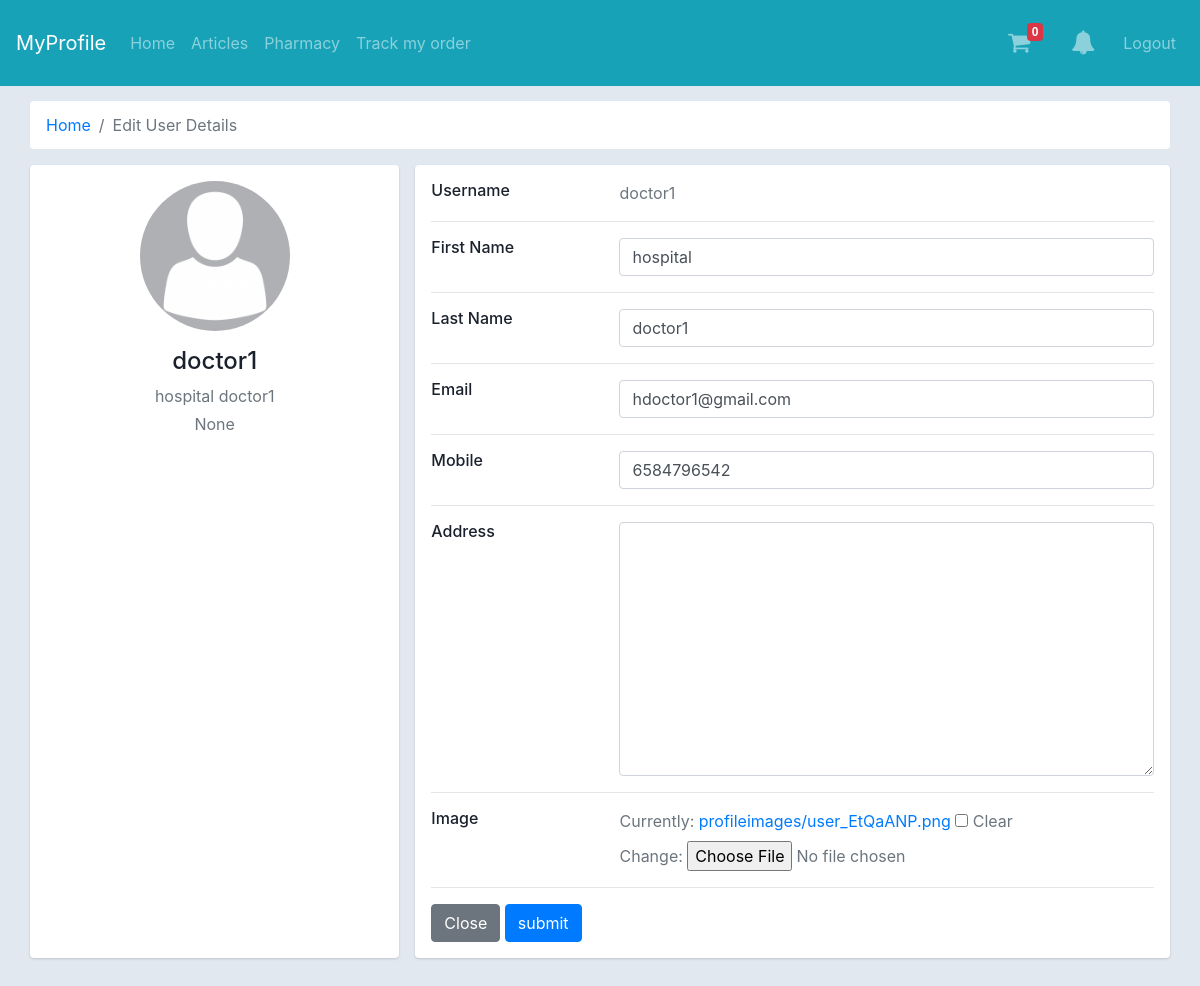
Page /user-edit-details/4/ (signed in) on the earlier database version.
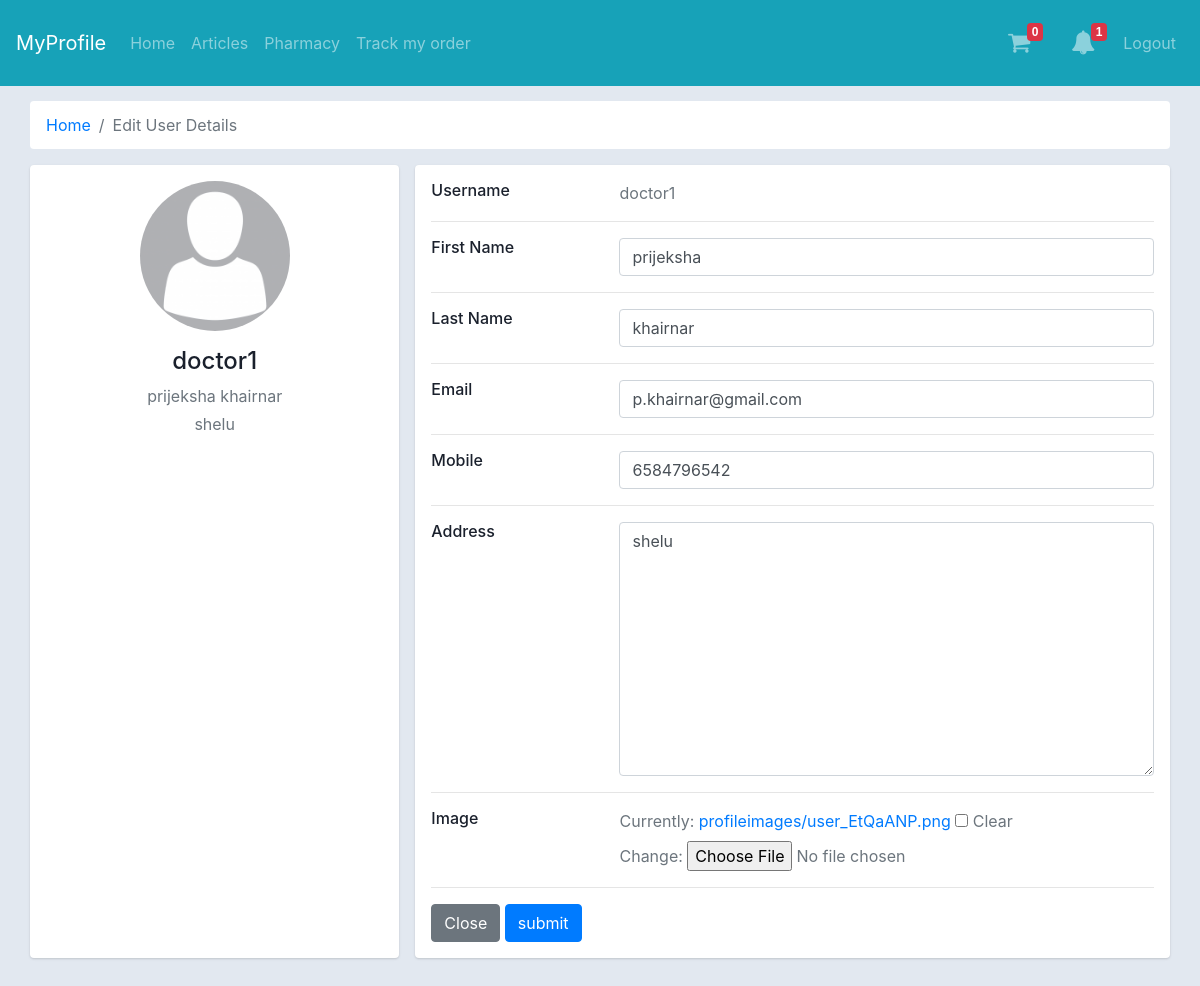
Same page on the later database version.
### mainapp/models.py (models this page shows, shortened)
class User(AbstractUser):
    user_mobile = models.IntegerField(null=True)
    user_address = models.TextField(verbose_name='Address', blank=True, null=True)
    user_image = models.ImageField(blank=True, null=True, upload_to='profileimages/', )
    is_hospital_staff = models.BooleanField(verbose_name="Hospital Staff", default=False, )
    is_patient = models.BooleanField(verbose_name="Patient", default=False, )
    is_doctor = models.BooleanField(verbose_name="Doctor", default=False, )
    objects = UserManager()
    class Meta:
        verbose_name_plural = '1. Users'

### mainapp/decorators.py (the view)
    def wrapper_func(request, *args, **kwargs):
        if request.user.id == kwargs['pid1'] or request.user.is_staff:
            return view_func(request, *args, **kwargs)
        else:
            return redirect('index')

### mainapp/forms.py (shortened to what this page needs)
class EditUserDetailsForm(UserChangeForm):
    class Meta:
        model = User
        fields = ['first_name', 'last_name', 'email', 'user_mobile', 'user_address', 'user_image']
        widgets = {
            "first_name": TextInput(
                attrs={
                    "class": "form-control"
                }),
            "last_name": TextInput(
                attrs={
                    "class": "form-control"
                }),
            "email": EmailInput(
                attrs={
                    "class": "form-control",
                    "type": "email"
                }),
            "user_mobile": TextInput(
                attrs={
                    "class": "form-control"
                }),
            "user_address": Textarea(
                attrs={
                    "class": "form-control"
                }),
        }

### mainapp/views.py (called while the page is built, shortened)
@editdetails_authentication
def user_edit_details(request, pid1):
    objnotify = allnotification(request)
    user = User.objects.get(id=pid1)
    form = EditUserDetailsForm(instance=user)
    context = {'form': form, 'user': user, 'objnotify': objnotify}
    return render(request, 'user_edit_details.html', context)

### templates/user_edit_details.html (shortened to what the changed rows need)
{% extends "base.html" %}
{%block maincontent%}
<div class="container-fluid">
    <div class="main-body">
        <div class="row gutters-sm">
            <div class="col-md-4 mb-3">
                <div class="card" style="height: 100%;">
                    <div class="card-body">
                        <div class="d-flex flex-column align-items-center text-center">
                            <img src="{{user.user_image.url}}" alt="Admin" class="rounded-circle" width="150">
                            <div class="mt-3">
                                <h4>{{user.username}}</h4>
                                <p class="text-secondary mb-1">{{user.first_name}} {{user.last_name}}</p>
                                <p class="text-muted font-size-sm">{{user.user_address}}</p>
                            </div>
                        </div>
                    </div>
                </div>
            </div>
            <div class="col-md-8">
                <div class="card mb-3">
                    <div class="card-body">
                        <form method="POST" enctype="multipart/form-data" >
                            <div class="row">
                                <div class="col-sm-3">
                                    <h6 class="mb-0">Username</h6>
                                </div>
                                <div class="col-sm-9 text-secondary">
                                    {{user.username}}
                                </div>
                            </div>
                            <div class="row">
                                <div class="col-sm-9 text-secondary">
                                    {{form.first_name}}
                                </div>
                            </div>
                            <div class="row">
                                <div class="col-sm-9 text-secondary">
                                    {{form.last_name}}
                                </div>
                            </div>
                            <div class="row">
                                <div class="col-sm-9 text-secondary">
                                    {{form.email}}
                                </div>
                            </div>
                            <div class="row">
                                <div class="col-sm-9 text-secondary">
                                    {{form.user_mobile}}
                                </div>
                            </div>
                            <div class="row">
                                <div class="col-sm-9 text-secondary">
                                    {{form.user_address}}
                                </div>
                            </div>
                            <div class="row">
                                <div class="col-sm-9 text-secondary">
                                    {{form.user_image}}
                                </div>
                            </div>
                        </form>
                    </div>
                </div>
            </div>
        </div>
    </div>
</div>
{%endblock%}

Differences in the rows shown:
changed User "doctor1": first_name "hospital" → "prijeksha"; last_name "doctor1" → "khairnar"; user_address "None" → "shelu"; email "hdoctor1@gmail.com" → "p.khairnar@gmail.com"; user_address (not shown) → "shelu"
Other differences:
{{ objnotify.ncount }}: (not shown) → "1"
